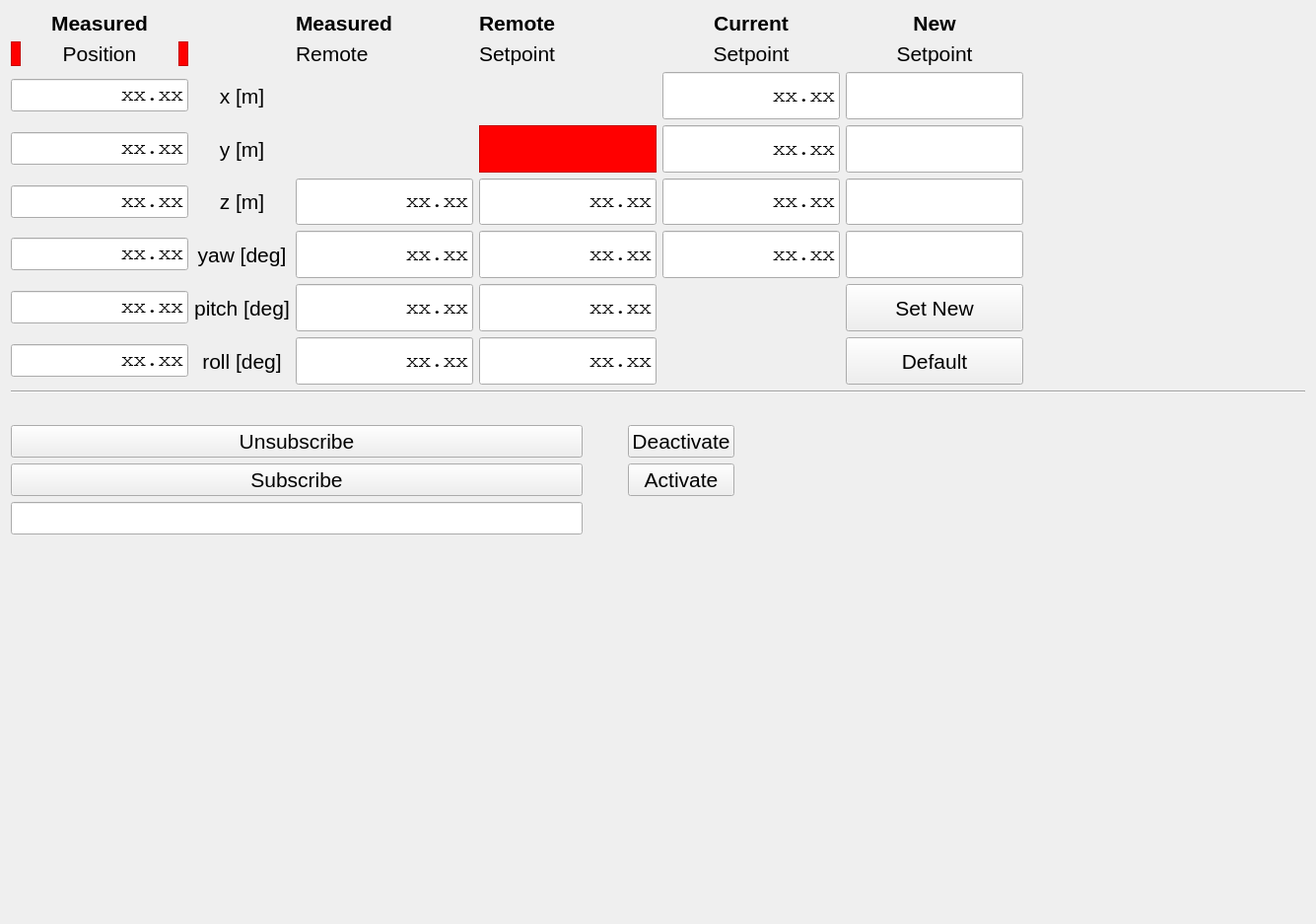
<?xml version="1.0" encoding="UTF-8"?>
<ui version="4.0">
 <class>RemoteControllerTab</class>
 <widget class="QWidget" name="RemoteControllerTab">
  <property name="geometry">
   <rect>
    <x>0</x>
    <y>0</y>
    <width>1335</width>
    <height>937</height>
   </rect>
  </property>
  <property name="font">
   <font>
    <pointsize>16</pointsize>
   </font>
  </property>
  <property name="windowTitle">
   <string>Form</string>
  </property>
  <layout class="QGridLayout" name="gridLayout_2">
   <item row="2" column="0">
    <spacer name="verticalSpacer_2">
     <property name="orientation">
      <enum>Qt::Vertical</enum>
     </property>
     <property name="sizeType">
      <enum>QSizePolicy::Fixed</enum>
     </property>
     <property name="sizeHint" stdset="0">
      <size>
       <width>20</width>
       <height>20</height>
      </size>
     </property>
    </spacer>
   </item>
   <item row="4" column="0">
    <spacer name="verticalSpacer">
     <property name="orientation">
      <enum>Qt::Vertical</enum>
     </property>
     <property name="sizeHint" stdset="0">
      <size>
       <width>20</width>
       <height>40</height>
      </size>
     </property>
    </spacer>
   </item>
   <item row="3" column="0">
    <layout class="QGridLayout" name="gridLayout_3">
     <property name="topMargin">
      <number>6</number>
     </property>
     <property name="bottomMargin">
      <number>6</number>
     </property>
     <item row="1" column="3">
      <spacer name="horizontalSpacer">
       <property name="orientation">
        <enum>Qt::Horizontal</enum>
       </property>
       <property name="sizeHint" stdset="0">
        <size>
         <width>40</width>
         <height>20</height>
        </size>
       </property>
      </spacer>
     </item>
     <item row="1" column="2">
      <widget class="QPushButton" name="activate_button">
       <property name="sizePolicy">
        <sizepolicy hsizetype="Minimum" vsizetype="Fixed">
         <horstretch>0</horstretch>
         <verstretch>0</verstretch>
        </sizepolicy>
       </property>
       <property name="text">
        <string>Activate</string>
       </property>
      </widget>
     </item>
     <item row="1" column="0">
      <widget class="QPushButton" name="subscribe_button">
       <property name="sizePolicy">
        <sizepolicy hsizetype="Minimum" vsizetype="Fixed">
         <horstretch>0</horstretch>
         <verstretch>0</verstretch>
        </sizepolicy>
       </property>
       <property name="text">
        <string>Subscribe</string>
       </property>
      </widget>
     </item>
     <item row="2" column="2">
      <layout class="QHBoxLayout" name="horizontalLayout_2">
       <property name="leftMargin">
        <number>0</number>
       </property>
       <property name="rightMargin">
        <number>0</number>
       </property>
      </layout>
     </item>
     <item row="2" column="1">
      <layout class="QHBoxLayout" name="horizontalLayout_3">
       <property name="leftMargin">
        <number>0</number>
       </property>
       <property name="rightMargin">
        <number>0</number>
       </property>
      </layout>
     </item>
     <item row="2" column="0">
      <layout class="QHBoxLayout" name="horizontalLayout_4">
       <property name="leftMargin">
        <number>0</number>
       </property>
       <property name="rightMargin">
        <number>0</number>
       </property>
       <item>
        <widget class="QLineEdit" name="remote_object_name">
         <property name="sizePolicy">
          <sizepolicy hsizetype="MinimumExpanding" vsizetype="Fixed">
           <horstretch>0</horstretch>
           <verstretch>0</verstretch>
          </sizepolicy>
         </property>
         <property name="maximumSize">
          <size>
           <width>16777215</width>
           <height>16777215</height>
          </size>
         </property>
        </widget>
       </item>
      </layout>
     </item>
     <item row="0" column="0">
      <widget class="QPushButton" name="unsubscribe_button">
       <property name="sizePolicy">
        <sizepolicy hsizetype="Minimum" vsizetype="Fixed">
         <horstretch>0</horstretch>
         <verstretch>0</verstretch>
        </sizepolicy>
       </property>
       <property name="text">
        <string>Unsubscribe</string>
       </property>
      </widget>
     </item>
     <item row="0" column="2">
      <widget class="QPushButton" name="deactivate_button">
       <property name="text">
        <string>Deactivate</string>
       </property>
      </widget>
     </item>
     <item row="0" column="1">
      <spacer name="horizontalSpacer_3">
       <property name="orientation">
        <enum>Qt::Horizontal</enum>
       </property>
       <property name="sizeType">
        <enum>QSizePolicy::Fixed</enum>
       </property>
       <property name="sizeHint" stdset="0">
        <size>
         <width>40</width>
         <height>20</height>
        </size>
       </property>
      </spacer>
     </item>
    </layout>
   </item>
   <item row="1" column="0">
    <widget class="Line" name="line">
     <property name="orientation">
      <enum>Qt::Horizontal</enum>
     </property>
    </widget>
   </item>
   <item row="0" column="0">
    <layout class="QGridLayout" name="gridLayout">
     <item row="1" column="3">
      <widget class="QLabel" name="label_2">
       <property name="text">
        <string>Setpoint</string>
       </property>
      </widget>
     </item>
     <item row="7" column="5">
      <widget class="QPushButton" name="default_setpoint_button">
       <property name="sizePolicy">
        <sizepolicy hsizetype="MinimumExpanding" vsizetype="MinimumExpanding">
         <horstretch>0</horstretch>
         <verstretch>0</verstretch>
        </sizepolicy>
       </property>
       <property name="maximumSize">
        <size>
         <width>180</width>
         <height>60</height>
        </size>
       </property>
       <property name="text">
        <string>Default</string>
       </property>
      </widget>
     </item>
     <item row="1" column="0">
      <layout class="QHBoxLayout" name="horizontalLayout_5">
       <property name="spacing">
        <number>0</number>
       </property>
       <item>
        <widget class="QFrame" name="red_frame_position_left">
         <property name="maximumSize">
          <size>
           <width>10</width>
           <height>16777215</height>
          </size>
         </property>
         <property name="styleSheet">
          <string notr="true">background-color:red;</string>
         </property>
         <property name="frameShape">
          <enum>QFrame::StyledPanel</enum>
         </property>
         <property name="frameShadow">
          <enum>QFrame::Raised</enum>
         </property>
        </widget>
       </item>
       <item>
        <widget class="QLabel" name="label_measured_title_line2">
         <property name="text">
          <string>Position</string>
         </property>
         <property name="alignment">
          <set>Qt::AlignCenter</set>
         </property>
        </widget>
       </item>
       <item>
        <widget class="QFrame" name="red_frame_position_right">
         <property name="maximumSize">
          <size>
           <width>10</width>
           <height>16777215</height>
          </size>
         </property>
         <property name="styleSheet">
          <string notr="true">background-color:red;</string>
         </property>
         <property name="frameShape">
          <enum>QFrame::StyledPanel</enum>
         </property>
         <property name="frameShadow">
          <enum>QFrame::Raised</enum>
         </property>
        </widget>
       </item>
      </layout>
     </item>
     <item row="3" column="5">
      <widget class="QLineEdit" name="lineEdit_setpoint_new_y">
       <property name="sizePolicy">
        <sizepolicy hsizetype="MinimumExpanding" vsizetype="MinimumExpanding">
         <horstretch>0</horstretch>
         <verstretch>0</verstretch>
        </sizepolicy>
       </property>
       <property name="maximumSize">
        <size>
         <width>180</width>
         <height>60</height>
        </size>
       </property>
       <property name="font">
        <font>
         <family>Courier</family>
        </font>
       </property>
       <property name="text">
        <string/>
       </property>
       <property name="alignment">
        <set>Qt::AlignRight|Qt::AlignTrailing|Qt::AlignVCenter</set>
       </property>
      </widget>
     </item>
     <item row="1" column="5">
      <widget class="QLabel" name="label_new_title_line2">
       <property name="text">
        <string>Setpoint</string>
       </property>
       <property name="alignment">
        <set>Qt::AlignCenter</set>
       </property>
      </widget>
     </item>
     <item row="5" column="4">
      <widget class="QLineEdit" name="lineEdit_setpoint_current_yaw">
       <property name="sizePolicy">
        <sizepolicy hsizetype="MinimumExpanding" vsizetype="MinimumExpanding">
         <horstretch>0</horstretch>
         <verstretch>0</verstretch>
        </sizepolicy>
       </property>
       <property name="maximumSize">
        <size>
         <width>180</width>
         <height>60</height>
        </size>
       </property>
       <property name="font">
        <font>
         <family>Courier</family>
        </font>
       </property>
       <property name="text">
        <string>xx.xx</string>
       </property>
       <property name="alignment">
        <set>Qt::AlignRight|Qt::AlignTrailing|Qt::AlignVCenter</set>
       </property>
       <property name="readOnly">
        <bool>true</bool>
       </property>
      </widget>
     </item>
     <item row="2" column="1">
      <widget class="QLabel" name="label_row_x">
       <property name="text">
        <string>x [m]</string>
       </property>
       <property name="alignment">
        <set>Qt::AlignCenter</set>
       </property>
      </widget>
     </item>
     <item row="0" column="5">
      <widget class="QLabel" name="label_new_title">
       <property name="font">
        <font>
         <weight>75</weight>
         <bold>true</bold>
        </font>
       </property>
       <property name="text">
        <string>New</string>
       </property>
       <property name="alignment">
        <set>Qt::AlignCenter</set>
       </property>
      </widget>
     </item>
     <item row="0" column="6">
      <spacer name="horizontalSpacer_2">
       <property name="orientation">
        <enum>Qt::Horizontal</enum>
       </property>
       <property name="sizeHint" stdset="0">
        <size>
         <width>40</width>
         <height>20</height>
        </size>
       </property>
      </spacer>
     </item>
     <item row="3" column="4">
      <widget class="QLineEdit" name="lineEdit_setpoint_current_y">
       <property name="sizePolicy">
        <sizepolicy hsizetype="MinimumExpanding" vsizetype="MinimumExpanding">
         <horstretch>0</horstretch>
         <verstretch>0</verstretch>
        </sizepolicy>
       </property>
       <property name="maximumSize">
        <size>
         <width>180</width>
         <height>60</height>
        </size>
       </property>
       <property name="font">
        <font>
         <family>Courier</family>
        </font>
       </property>
       <property name="text">
        <string>xx.xx</string>
       </property>
       <property name="alignment">
        <set>Qt::AlignRight|Qt::AlignTrailing|Qt::AlignVCenter</set>
       </property>
       <property name="readOnly">
        <bool>true</bool>
       </property>
      </widget>
     </item>
     <item row="0" column="0">
      <widget class="QLabel" name="label_measured_title">
       <property name="font">
        <font>
         <weight>75</weight>
         <bold>true</bold>
        </font>
       </property>
       <property name="text">
        <string>Measured</string>
       </property>
       <property name="alignment">
        <set>Qt::AlignCenter</set>
       </property>
      </widget>
     </item>
     <item row="4" column="5">
      <widget class="QLineEdit" name="lineEdit_setpoint_new_z">
       <property name="sizePolicy">
        <sizepolicy hsizetype="MinimumExpanding" vsizetype="MinimumExpanding">
         <horstretch>0</horstretch>
         <verstretch>0</verstretch>
        </sizepolicy>
       </property>
       <property name="maximumSize">
        <size>
         <width>180</width>
         <height>60</height>
        </size>
       </property>
       <property name="font">
        <font>
         <family>Courier</family>
        </font>
       </property>
       <property name="text">
        <string/>
       </property>
       <property name="alignment">
        <set>Qt::AlignRight|Qt::AlignTrailing|Qt::AlignVCenter</set>
       </property>
      </widget>
     </item>
     <item row="4" column="4">
      <widget class="QLineEdit" name="lineEdit_setpoint_current_z">
       <property name="sizePolicy">
        <sizepolicy hsizetype="MinimumExpanding" vsizetype="MinimumExpanding">
         <horstretch>0</horstretch>
         <verstretch>0</verstretch>
        </sizepolicy>
       </property>
       <property name="maximumSize">
        <size>
         <width>180</width>
         <height>60</height>
        </size>
       </property>
       <property name="font">
        <font>
         <family>Courier</family>
        </font>
       </property>
       <property name="text">
        <string>xx.xx</string>
       </property>
       <property name="alignment">
        <set>Qt::AlignRight|Qt::AlignTrailing|Qt::AlignVCenter</set>
       </property>
       <property name="readOnly">
        <bool>true</bool>
       </property>
      </widget>
     </item>
     <item row="3" column="1">
      <widget class="QLabel" name="label_row_y">
       <property name="text">
        <string>y [m]</string>
       </property>
       <property name="alignment">
        <set>Qt::AlignCenter</set>
       </property>
      </widget>
     </item>
     <item row="4" column="1">
      <widget class="QLabel" name="label_row_z">
       <property name="text">
        <string>z [m]</string>
       </property>
       <property name="alignment">
        <set>Qt::AlignCenter</set>
       </property>
      </widget>
     </item>
     <item row="2" column="4">
      <widget class="QLineEdit" name="lineEdit_setpoint_current_x">
       <property name="sizePolicy">
        <sizepolicy hsizetype="MinimumExpanding" vsizetype="MinimumExpanding">
         <horstretch>0</horstretch>
         <verstretch>0</verstretch>
        </sizepolicy>
       </property>
       <property name="maximumSize">
        <size>
         <width>180</width>
         <height>60</height>
        </size>
       </property>
       <property name="font">
        <font>
         <family>Courier</family>
        </font>
       </property>
       <property name="text">
        <string>xx.xx</string>
       </property>
       <property name="alignment">
        <set>Qt::AlignRight|Qt::AlignTrailing|Qt::AlignVCenter</set>
       </property>
       <property name="readOnly">
        <bool>true</bool>
       </property>
      </widget>
     </item>
     <item row="5" column="5">
      <widget class="QLineEdit" name="lineEdit_setpoint_new_yaw">
       <property name="sizePolicy">
        <sizepolicy hsizetype="MinimumExpanding" vsizetype="MinimumExpanding">
         <horstretch>0</horstretch>
         <verstretch>0</verstretch>
        </sizepolicy>
       </property>
       <property name="maximumSize">
        <size>
         <width>180</width>
         <height>60</height>
        </size>
       </property>
       <property name="font">
        <font>
         <family>Courier</family>
        </font>
       </property>
       <property name="text">
        <string/>
       </property>
       <property name="alignment">
        <set>Qt::AlignRight|Qt::AlignTrailing|Qt::AlignVCenter</set>
       </property>
      </widget>
     </item>
     <item row="5" column="1">
      <widget class="QLabel" name="label_row_yaw">
       <property name="text">
        <string>yaw [deg]</string>
       </property>
       <property name="alignment">
        <set>Qt::AlignCenter</set>
       </property>
      </widget>
     </item>
     <item row="6" column="5">
      <widget class="QPushButton" name="set_setpoint_button">
       <property name="sizePolicy">
        <sizepolicy hsizetype="MinimumExpanding" vsizetype="MinimumExpanding">
         <horstretch>0</horstretch>
         <verstretch>0</verstretch>
        </sizepolicy>
       </property>
       <property name="maximumSize">
        <size>
         <width>180</width>
         <height>60</height>
        </size>
       </property>
       <property name="text">
        <string>Set New</string>
       </property>
      </widget>
     </item>
     <item row="0" column="4">
      <widget class="QLabel" name="label_current_title">
       <property name="font">
        <font>
         <weight>75</weight>
         <bold>true</bold>
        </font>
       </property>
       <property name="text">
        <string>Current</string>
       </property>
       <property name="alignment">
        <set>Qt::AlignCenter</set>
       </property>
      </widget>
     </item>
     <item row="6" column="1">
      <widget class="QLabel" name="label_row_pitch">
       <property name="text">
        <string>pitch [deg]</string>
       </property>
       <property name="alignment">
        <set>Qt::AlignCenter</set>
       </property>
      </widget>
     </item>
     <item row="2" column="5">
      <widget class="QLineEdit" name="lineEdit_setpoint_new_x">
       <property name="sizePolicy">
        <sizepolicy hsizetype="MinimumExpanding" vsizetype="MinimumExpanding">
         <horstretch>0</horstretch>
         <verstretch>0</verstretch>
        </sizepolicy>
       </property>
       <property name="maximumSize">
        <size>
         <width>180</width>
         <height>60</height>
        </size>
       </property>
       <property name="font">
        <font>
         <family>Courier</family>
        </font>
       </property>
       <property name="text">
        <string/>
       </property>
       <property name="alignment">
        <set>Qt::AlignRight|Qt::AlignTrailing|Qt::AlignVCenter</set>
       </property>
      </widget>
     </item>
     <item row="1" column="4">
      <widget class="QLabel" name="label_current_title_line2">
       <property name="text">
        <string>Setpoint</string>
       </property>
       <property name="alignment">
        <set>Qt::AlignCenter</set>
       </property>
      </widget>
     </item>
     <item row="7" column="1">
      <widget class="QLabel" name="label_row_roll">
       <property name="text">
        <string>roll [deg]</string>
       </property>
       <property name="alignment">
        <set>Qt::AlignCenter</set>
       </property>
      </widget>
     </item>
     <item row="2" column="0">
      <layout class="QHBoxLayout" name="horizontalLayout_7">
       <item>
        <widget class="QLineEdit" name="lineEdit_measured_x">
         <property name="sizePolicy">
          <sizepolicy hsizetype="MinimumExpanding" vsizetype="Fixed">
           <horstretch>0</horstretch>
           <verstretch>0</verstretch>
          </sizepolicy>
         </property>
         <property name="maximumSize">
          <size>
           <width>180</width>
           <height>16777215</height>
          </size>
         </property>
         <property name="font">
          <font>
           <family>Courier</family>
          </font>
         </property>
         <property name="text">
          <string>xx.xx</string>
         </property>
         <property name="alignment">
          <set>Qt::AlignRight|Qt::AlignTrailing|Qt::AlignVCenter</set>
         </property>
         <property name="readOnly">
          <bool>true</bool>
         </property>
        </widget>
       </item>
      </layout>
     </item>
     <item row="3" column="0">
      <layout class="QHBoxLayout" name="horizontalLayout_8">
       <item>
        <widget class="QLineEdit" name="lineEdit_measured_y">
         <property name="sizePolicy">
          <sizepolicy hsizetype="MinimumExpanding" vsizetype="Fixed">
           <horstretch>0</horstretch>
           <verstretch>0</verstretch>
          </sizepolicy>
         </property>
         <property name="maximumSize">
          <size>
           <width>180</width>
           <height>16777215</height>
          </size>
         </property>
         <property name="font">
          <font>
           <family>Courier</family>
          </font>
         </property>
         <property name="text">
          <string>xx.xx</string>
         </property>
         <property name="alignment">
          <set>Qt::AlignRight|Qt::AlignTrailing|Qt::AlignVCenter</set>
         </property>
         <property name="readOnly">
          <bool>true</bool>
         </property>
        </widget>
       </item>
      </layout>
     </item>
     <item row="4" column="0">
      <layout class="QHBoxLayout" name="horizontalLayout_9">
       <item>
        <widget class="QLineEdit" name="lineEdit_measured_z">
         <property name="sizePolicy">
          <sizepolicy hsizetype="MinimumExpanding" vsizetype="Fixed">
           <horstretch>0</horstretch>
           <verstretch>0</verstretch>
          </sizepolicy>
         </property>
         <property name="maximumSize">
          <size>
           <width>180</width>
           <height>16777215</height>
          </size>
         </property>
         <property name="font">
          <font>
           <family>Courier</family>
          </font>
         </property>
         <property name="text">
          <string>xx.xx</string>
         </property>
         <property name="alignment">
          <set>Qt::AlignRight|Qt::AlignTrailing|Qt::AlignVCenter</set>
         </property>
         <property name="readOnly">
          <bool>true</bool>
         </property>
        </widget>
       </item>
      </layout>
     </item>
     <item row="5" column="0">
      <layout class="QHBoxLayout" name="horizontalLayout_10">
       <item>
        <widget class="QLineEdit" name="lineEdit_measured_yaw">
         <property name="sizePolicy">
          <sizepolicy hsizetype="MinimumExpanding" vsizetype="Fixed">
           <horstretch>0</horstretch>
           <verstretch>0</verstretch>
          </sizepolicy>
         </property>
         <property name="maximumSize">
          <size>
           <width>180</width>
           <height>16777215</height>
          </size>
         </property>
         <property name="font">
          <font>
           <family>Courier</family>
          </font>
         </property>
         <property name="text">
          <string>xx.xx</string>
         </property>
         <property name="alignment">
          <set>Qt::AlignRight|Qt::AlignTrailing|Qt::AlignVCenter</set>
         </property>
         <property name="readOnly">
          <bool>true</bool>
         </property>
        </widget>
       </item>
      </layout>
     </item>
     <item row="6" column="0">
      <layout class="QHBoxLayout" name="horizontalLayout_11">
       <item>
        <widget class="QLineEdit" name="lineEdit_measured_pitch">
         <property name="sizePolicy">
          <sizepolicy hsizetype="MinimumExpanding" vsizetype="Fixed">
           <horstretch>0</horstretch>
           <verstretch>0</verstretch>
          </sizepolicy>
         </property>
         <property name="maximumSize">
          <size>
           <width>180</width>
           <height>16777215</height>
          </size>
         </property>
         <property name="font">
          <font>
           <family>Courier</family>
          </font>
         </property>
         <property name="text">
          <string>xx.xx</string>
         </property>
         <property name="alignment">
          <set>Qt::AlignRight|Qt::AlignTrailing|Qt::AlignVCenter</set>
         </property>
         <property name="readOnly">
          <bool>true</bool>
         </property>
        </widget>
       </item>
      </layout>
     </item>
     <item row="7" column="0">
      <layout class="QHBoxLayout" name="horizontalLayout_12">
       <item>
        <widget class="QLineEdit" name="lineEdit_measured_roll">
         <property name="sizePolicy">
          <sizepolicy hsizetype="MinimumExpanding" vsizetype="Fixed">
           <horstretch>0</horstretch>
           <verstretch>0</verstretch>
          </sizepolicy>
         </property>
         <property name="maximumSize">
          <size>
           <width>180</width>
           <height>16777215</height>
          </size>
         </property>
         <property name="font">
          <font>
           <family>Courier</family>
          </font>
         </property>
         <property name="text">
          <string>xx.xx</string>
         </property>
         <property name="alignment">
          <set>Qt::AlignRight|Qt::AlignTrailing|Qt::AlignVCenter</set>
         </property>
         <property name="readOnly">
          <bool>true</bool>
         </property>
        </widget>
       </item>
      </layout>
     </item>
     <item row="0" column="3">
      <widget class="QLabel" name="label">
       <property name="font">
        <font>
         <weight>75</weight>
         <bold>true</bold>
        </font>
       </property>
       <property name="text">
        <string>Remote</string>
       </property>
      </widget>
     </item>
     <item row="4" column="3">
      <widget class="QLineEdit" name="remote_setpoint_z">
       <property name="sizePolicy">
        <sizepolicy hsizetype="MinimumExpanding" vsizetype="MinimumExpanding">
         <horstretch>0</horstretch>
         <verstretch>0</verstretch>
        </sizepolicy>
       </property>
       <property name="maximumSize">
        <size>
         <width>180</width>
         <height>60</height>
        </size>
       </property>
       <property name="font">
        <font>
         <family>Courier</family>
        </font>
       </property>
       <property name="text">
        <string>xx.xx</string>
       </property>
       <property name="alignment">
        <set>Qt::AlignRight|Qt::AlignTrailing|Qt::AlignVCenter</set>
       </property>
      </widget>
     </item>
     <item row="5" column="3">
      <widget class="QLineEdit" name="remote_setpoint_yaw">
       <property name="sizePolicy">
        <sizepolicy hsizetype="MinimumExpanding" vsizetype="MinimumExpanding">
         <horstretch>0</horstretch>
         <verstretch>0</verstretch>
        </sizepolicy>
       </property>
       <property name="maximumSize">
        <size>
         <width>180</width>
         <height>60</height>
        </size>
       </property>
       <property name="font">
        <font>
         <family>Courier</family>
        </font>
       </property>
       <property name="text">
        <string>xx.xx</string>
       </property>
       <property name="alignment">
        <set>Qt::AlignRight|Qt::AlignTrailing|Qt::AlignVCenter</set>
       </property>
      </widget>
     </item>
     <item row="6" column="3">
      <widget class="QLineEdit" name="remote_setpoint_pitch">
       <property name="sizePolicy">
        <sizepolicy hsizetype="MinimumExpanding" vsizetype="MinimumExpanding">
         <horstretch>0</horstretch>
         <verstretch>0</verstretch>
        </sizepolicy>
       </property>
       <property name="maximumSize">
        <size>
         <width>180</width>
         <height>60</height>
        </size>
       </property>
       <property name="font">
        <font>
         <family>Courier</family>
        </font>
       </property>
       <property name="text">
        <string>xx.xx</string>
       </property>
       <property name="alignment">
        <set>Qt::AlignRight|Qt::AlignTrailing|Qt::AlignVCenter</set>
       </property>
      </widget>
     </item>
     <item row="3" column="3">
      <widget class="QFrame" name="red_frame_remote">
       <property name="sizePolicy">
        <sizepolicy hsizetype="MinimumExpanding" vsizetype="MinimumExpanding">
         <horstretch>0</horstretch>
         <verstretch>0</verstretch>
        </sizepolicy>
       </property>
       <property name="maximumSize">
        <size>
         <width>180</width>
         <height>60</height>
        </size>
       </property>
       <property name="styleSheet">
        <string notr="true">background-color:red;</string>
       </property>
       <property name="frameShape">
        <enum>QFrame::StyledPanel</enum>
       </property>
       <property name="frameShadow">
        <enum>QFrame::Raised</enum>
       </property>
      </widget>
     </item>
     <item row="7" column="3">
      <widget class="QLineEdit" name="remote_setpoint_roll">
       <property name="sizePolicy">
        <sizepolicy hsizetype="MinimumExpanding" vsizetype="MinimumExpanding">
         <horstretch>0</horstretch>
         <verstretch>0</verstretch>
        </sizepolicy>
       </property>
       <property name="maximumSize">
        <size>
         <width>180</width>
         <height>60</height>
        </size>
       </property>
       <property name="font">
        <font>
         <family>Courier</family>
        </font>
       </property>
       <property name="text">
        <string>xx.xx</string>
       </property>
       <property name="alignment">
        <set>Qt::AlignRight|Qt::AlignTrailing|Qt::AlignVCenter</set>
       </property>
      </widget>
     </item>
     <item row="0" column="2">
      <widget class="QLabel" name="label_3">
       <property name="font">
        <font>
         <weight>75</weight>
         <bold>true</bold>
        </font>
       </property>
       <property name="text">
        <string>Measured</string>
       </property>
      </widget>
     </item>
     <item row="1" column="2">
      <widget class="QLabel" name="label_4">
       <property name="text">
        <string>Remote</string>
       </property>
      </widget>
     </item>
     <item row="7" column="2">
      <widget class="QLineEdit" name="remote_data_roll">
       <property name="sizePolicy">
        <sizepolicy hsizetype="MinimumExpanding" vsizetype="MinimumExpanding">
         <horstretch>0</horstretch>
         <verstretch>0</verstretch>
        </sizepolicy>
       </property>
       <property name="maximumSize">
        <size>
         <width>180</width>
         <height>60</height>
        </size>
       </property>
       <property name="font">
        <font>
         <family>Courier</family>
        </font>
       </property>
       <property name="text">
        <string>xx.xx</string>
       </property>
       <property name="alignment">
        <set>Qt::AlignRight|Qt::AlignTrailing|Qt::AlignVCenter</set>
       </property>
      </widget>
     </item>
     <item row="6" column="2">
      <widget class="QLineEdit" name="remote_data_pitch">
       <property name="sizePolicy">
        <sizepolicy hsizetype="MinimumExpanding" vsizetype="MinimumExpanding">
         <horstretch>0</horstretch>
         <verstretch>0</verstretch>
        </sizepolicy>
       </property>
       <property name="maximumSize">
        <size>
         <width>180</width>
         <height>60</height>
        </size>
       </property>
       <property name="font">
        <font>
         <family>Courier</family>
        </font>
       </property>
       <property name="text">
        <string>xx.xx</string>
       </property>
       <property name="alignment">
        <set>Qt::AlignRight|Qt::AlignTrailing|Qt::AlignVCenter</set>
       </property>
      </widget>
     </item>
     <item row="5" column="2">
      <widget class="QLineEdit" name="remote_data_yaw">
       <property name="sizePolicy">
        <sizepolicy hsizetype="MinimumExpanding" vsizetype="MinimumExpanding">
         <horstretch>0</horstretch>
         <verstretch>0</verstretch>
        </sizepolicy>
       </property>
       <property name="maximumSize">
        <size>
         <width>180</width>
         <height>60</height>
        </size>
       </property>
       <property name="font">
        <font>
         <family>Courier</family>
        </font>
       </property>
       <property name="text">
        <string>xx.xx</string>
       </property>
       <property name="alignment">
        <set>Qt::AlignRight|Qt::AlignTrailing|Qt::AlignVCenter</set>
       </property>
      </widget>
     </item>
     <item row="4" column="2">
      <widget class="QLineEdit" name="remote_data_z">
       <property name="sizePolicy">
        <sizepolicy hsizetype="MinimumExpanding" vsizetype="MinimumExpanding">
         <horstretch>0</horstretch>
         <verstretch>0</verstretch>
        </sizepolicy>
       </property>
       <property name="maximumSize">
        <size>
         <width>180</width>
         <height>60</height>
        </size>
       </property>
       <property name="font">
        <font>
         <family>Courier</family>
        </font>
       </property>
       <property name="text">
        <string>xx.xx</string>
       </property>
       <property name="alignment">
        <set>Qt::AlignRight|Qt::AlignTrailing|Qt::AlignVCenter</set>
       </property>
      </widget>
     </item>
    </layout>
   </item>
  </layout>
 </widget>
 <resources/>
 <connections/>
</ui>
